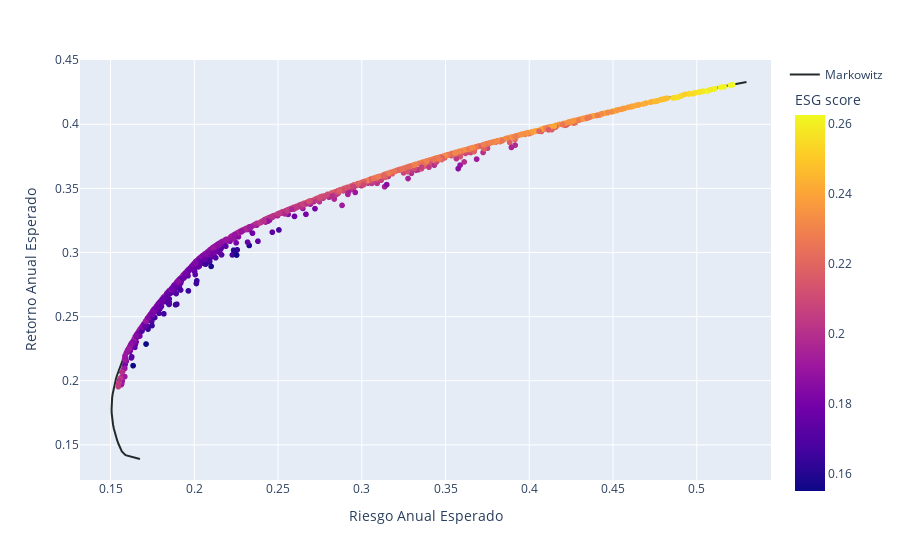

The code cell stored with this chart in its notebook:
### Code cell
fig = px.scatter(FA_3D_best, x='exp_risk', y='exp_return', color='exp_esg',
                 labels = {'exp_risk':'Riesgo Anual Esperado', 
                          'exp_return': 'Retorno Anual Esperado', 
                          'exp_esg': 'ESG score'})
fig.add_trace(go.Scatter(x=ef_R[:,0], y=ef_R[:,1],
                    mode='lines',
                    name='Markowitz', 
                    marker_color='#222A2A'), 
                 )
fig.update_layout(coloraxis_colorbar_y=0.45)
fig.show()

### Figure 1 — Plotly figure (JSON) as saved in the notebook; plotly's stock layout.template omitted (floating-point values rounded to 4 significant figures; data arrays with more than 128 entries replaced by an {"elided": "..."} marker saying what was removed)
{"data": [{"hovertemplate": "Riesgo Anual Esperado=%{x}<br>Retorno Anual Esperado=%{y}<br>ESG score=%{marker.color}<extra></extra>", "legendgroup": "", "marker": {"color": {"elided": "1635 float values"}, "coloraxis": "coloraxis", "symbol": "circle"}, "mode": "markers", "name": "", "showlegend": false, "type": "scattergl", "x": {"elided": "1635 float values"}, "xaxis": "x", "y": {"elided": "1635 float values"}, "yaxis": "y"}, {"marker": {"color": "#222A2A"}, "mode": "lines", "name": "Markowitz", "type": "scatter", "x": [0.1676, 0.159, 0.1568, 0.1556, 0.1547, 0.1539, 0.1532, 0.1525, 0.152, 0.1515, 0.1511, 0.1509, 0.1507, 0.1506, 0.1506, 0.1507, 0.1509, 0.1512, 0.1516, 0.1521, 0.1526, 0.1532, 0.1539, 0.1547, 0.1555, 0.1564, 0.1573, 0.1584, 0.1595, 0.1606, 0.1618, 0.1631, 0.1645, 0.1659, 0.1673, 0.1688, 0.1704, 0.172, 0.1736, 0.1754, 0.1771, 0.1789, 0.1808, 0.1826, 0.1846, 0.1865, 0.1885, 0.1906, 0.1927, 0.1948, 0.1969, 0.1991, 0.2013, 0.2037, 0.2063, 0.2093, 0.2125, 0.2161, 0.2199, 0.224, 0.2283, 0.2329, 0.2377, 0.2427, 0.2479, 0.2533, 0.2588, 0.2645, 0.2704, 0.2765, 0.2826, 0.289, 0.2955, 0.3021, 0.3088, 0.3156, 0.3225, 0.3296, 0.337, 0.3445, 0.3522, 0.3601, 0.3682, 0.3764, 0.3847, 0.3932, 0.4019, 0.4106, 0.4194, 0.4284, 0.4374, 0.4466, 0.4558, 0.4651, 0.4748, 0.485, 0.4956, 0.5066, 0.5179, 0.5297], "y": [0.139, 0.142, 0.1449, 0.1479, 0.1509, 0.1538, 0.1568, 0.1598, 0.1628, 0.1657, 0.1687, 0.1717, 0.1746, 0.1776, 0.1806, 0.1835, 0.1865, 0.1895, 0.1925, 0.1954, 0.1984, 0.2014, 0.2043, 0.2073, 0.2103, 0.2132, 0.2162, 0.2192, 0.2222, 0.2251, 0.2281, 0.2311, 0.234, 0.237, 0.24, 0.2429, 0.2459, 0.2489, 0.2518, 0.2548, 0.2578, 0.2608, 0.2637, 0.2667, 0.2697, 0.2726, 0.2756, 0.2786, 0.2815, 0.2845, 0.2875, 0.2905, 0.2934, 0.2964, 0.2994, 0.3023, 0.3053, 0.3083, 0.3112, 0.3142, 0.3172, 0.3202, 0.3231, 0.3261, 0.3291, 0.332, 0.335, 0.338, 0.3409, 0.3439, 0.3469, 0.3498, 0.3528, 0.3558, 0.3588, 0.3617, 0.3647, 0.3677, 0.3706, 0.3736, 0.3766, 0.3795, 0.3825, 0.3855, 0.3885, 0.3914, 0.3944, 0.3974, 0.4003, 0.4033, 0.4063, 0.4092, 0.4122, 0.4152, 0.4182, 0.4211, 0.4241, 0.4271, 0.43, 0.433]}], "layout": {"coloraxis": {"colorbar": {"title": {"text": "ESG score"}, "y": 0.45}, "colorscale": [[0, "#0d0887"], [0.1111, "#46039f"], [0.2222, "#7201a8"], [0.3333, "#9c179e"], [0.4444, "#bd3786"], [0.5556, "#d8576b"], [0.6667, "#ed7953"], [0.7778, "#fb9f3a"], [0.8889, "#fdca26"], [1, "#f0f921"]]}, "legend": {"tracegroupgap": 0}, "margin": {"t": 60}, "xaxis": {"anchor": "y", "domain": [0, 1], "title": {"text": "Riesgo Anual Esperado"}}, "yaxis": {"anchor": "x", "domain": [0, 1], "title": {"text": "Retorno Anual Esperado"}}}}
